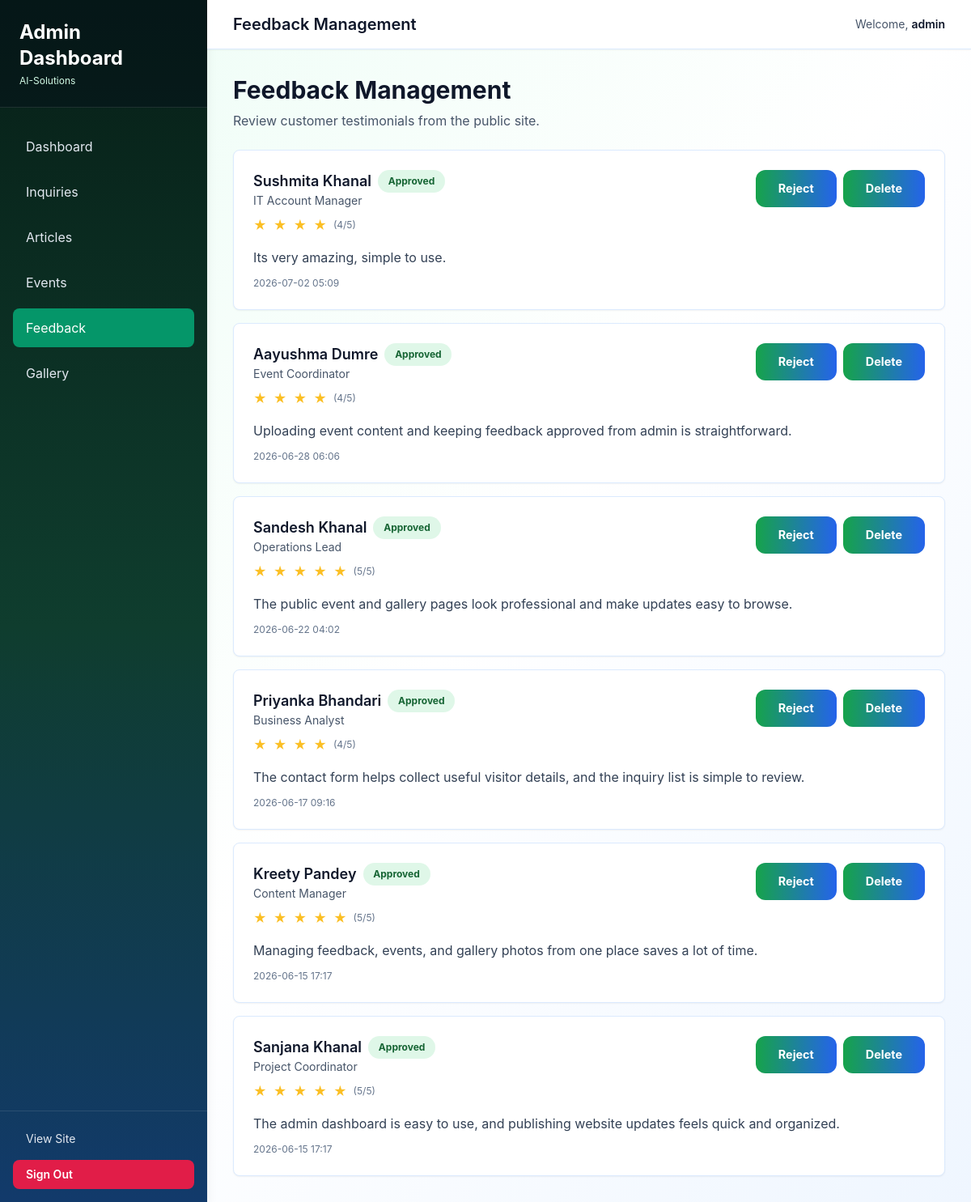
/admin/feedback (signed in), run on the app's committed database.
### models/__init__.py (models this page shows)
class Feedback(db.Model):
    __tablename__ = "feedback"
    id = db.Column(db.Integer, primary_key=True)
    customer_name = db.Column(db.String(120), nullable=False)
    position = db.Column(db.String(120), nullable=True)
    comment = db.Column(db.Text, nullable=False)
    rating = db.Column(db.Integer, default=5)
    status = db.Column(db.String(20), default="pending", nullable=False)
    created_at = db.Column(db.DateTime, default=lambda: datetime.now(UTC))

### routes/admin.py (the view, shortened to what this page needs)
@admin_bp.route("/feedback", methods=["GET", "POST"])
@login_required
def manage_feedback():
    feedback_items = Feedback.query.order_by(Feedback.created_at.desc()).all()
    return render_template("admin/feedback.html", feedback_items=feedback_items)

### routes/admin.py (called while the page is built)
def login_required(view):
    @wraps(view)
    def wrapped_view(**kwargs):
        if not session.get("admin_authenticated"):
            flash("Please sign in to access the admin dashboard.", "warning")
            return redirect(url_for("admin.login"))
        return view(**kwargs)
    wrapped_view.__name__ = view.__name__
    return wrapped_view

### templates/admin/feedback.html (shortened to what this page needs)
{% extends 'admin_base.html' %}
{% block page_title %}Feedback Management{% endblock %}
{% block content %}
<div class="space-y-6">
    <div>
        <h1 class="text-3xl font-bold text-slate-900">Feedback Management</h1>
        <p class="mt-2 text-slate-600">Review customer testimonials from the public site.</p>
    </div>
    <div class="grid gap-4">
        {% for feedback in feedback_items %}
            <div class="rounded-lg border border-slate-200 bg-white p-6 shadow-sm">
                <div class="flex flex-col gap-3 sm:flex-row sm:items-start sm:justify-between">
                    <div>
                        <div class="flex flex-wrap items-center gap-2">
                            <p class="text-lg font-semibold text-slate-900">{{ feedback.customer_name }}</p>
                            <span class="badge {% if feedback.status == 'approved' %}badge-success{% elif feedback.status == 'rejected' %}badge-danger{% else %}badge-warning{% endif %}">{{ feedback.status|title }}</span>
                        </div>
                        <p class="text-sm text-slate-600">{{ feedback.position }}</p>
                        <div class="mt-2 flex items-center gap-2">
                            {% for i in range(feedback.rating) %}
                                <span class="text-amber-400">&#9733;</span>
                            {% endfor %}
                            <span class="text-xs text-slate-500">({{ feedback.rating }}/5)</span>
                        </div>
                    </div>
                    <div class="flex flex-wrap gap-2">
                        {% if feedback.status != 'rejected' %}
                            <form method="post" action="{{ url_for('admin.update_feedback_status', feedback_id=feedback.id) }}">
                                <button type="submit" class="btn-delete">Reject</button>
                            </form>
                        {% endif %}
                        <form method="post" action="{{ url_for('admin.delete_feedback', feedback_id=feedback.id) }}" onsubmit="return confirm('Delete this feedback?');">
                            <button type="submit" class="btn-delete">Delete</button>
                        </form>
                    </div>
                </div>
                <p class="mt-4 text-slate-700">{{ feedback.comment }}</p>
                <p class="mt-3 text-xs text-slate-500">{{ feedback.created_at.strftime('%Y-%m-%d %H:%M') }}</p>
            </div>
        {% else %}
            <div class="rounded-lg border border-slate-200 bg-slate-50 p-8 text-center text-slate-600">
                <p>No feedback items yet.</p>
            </div>
        {% endfor %}
    </div>
</div>
{% endblock %}

### static/css/admin.css (style rules this page uses)
:root { --admin-green: #16a34a; --admin-green-dark: #166534; --admin-blue: #2563eb; --admin-ink: #0f172a; --admin-muted: #475569; --admin-line: #dbeafe; --admin-bg: #f4fbf8; --admin-card: #ffffff; }
body { font-family: -apple-system, BlinkMacSystemFont, "Segoe UI", Roboto, "Helvetica Neue", Arial, sans-serif; color: var(--admin-ink); background: radial-gradient(circle at top left, rgba(34, 197, 94, 0.14), transparent 26%), radial-gradient(circle at bottom right, rgba(37, 99, 235, 0.12), transparent 24%), linear-gradient(135deg, #f8fffb 0%, #eef7ff 100%); }
button, input, select, textarea { font: inherit; }
* { transition: background-color 150ms ease, border-color 150ms ease, color 150ms ease, box-shadow 150ms ease; }
.bg-white, .bg-slate-50 { background-color: var(--admin-card) !important; color: var(--admin-ink) !important; }
.text-slate-900 { color: var(--admin-ink) !important; }
.text-slate-700 { color: #334155 !important; }
.text-slate-600 { color: var(--admin-muted) !important; }
.text-slate-500 { color: #64748b !important; }
.border-slate-200, .border-slate-300 { border-color: var(--admin-line) !important; }
button[type="submit"] { background: linear-gradient(90deg, var(--admin-green), var(--admin-blue)); color: white; border: none; padding: 0.75rem 1.75rem; border-radius: 0.75rem; font-weight: 700; cursor: pointer; }
.btn-delete { background: #fee2e2; color: #b91c1c; padding: 0.6rem 1.1rem; border-radius: 0.75rem; border: 1px solid #fecaca; font-size: 0.9rem; font-weight: 600; cursor: pointer; }
.badge { display: inline-block; padding: 0.3rem 0.8rem; border-radius: 9999px; font-size: 0.75rem; font-weight: 700; }
.badge-success { background: rgba(34, 197, 94, 0.14); color: #166534; }

### data on the page
Feedback: customer_name "Sushmita Khanal", status "Approved", position "IT Account Manager", rating "4", comment "Its very amazing, simple to use.", created_at "2026-07-02 05:09"
Feedback: customer_name "Aayushma Dumre", status "Approved", position "Event Coordinator", rating "4", comment "Uploading event content and keeping feedback approved from admin is straightforward.", created_at "2026-06-28 06:06"
Feedback: customer_name "Sandesh Khanal", status "Approved", position "Operations Lead", rating "5", comment "The public event and gallery pages look professional and make updates easy to browse.", created_at "2026-06-22 04:02"
Feedback: customer_name "Priyanka Bhandari", status "Approved", position "Business Analyst", rating "4", comment "The contact form helps collect useful visitor details, and the inquiry list is simple to review.", created_at "2026-06-17 09:16"
Feedback: customer_name "Kreety Pandey", status "Approved", position "Content Manager", rating "5", comment "Managing feedback, events, and gallery photos from one place saves a lot of time.", created_at "2026-06-15 17:17"
Feedback: customer_name "Sanjana Khanal", status "Approved", position "Project Coordinator", rating "5", comment "The admin dashboard is easy to use, and publishing website updates feels quick and organized.", created_at "2026-06-15 17:17"

### other printed values
{{ session.get('admin_username', 'Admin') }} "admin"
